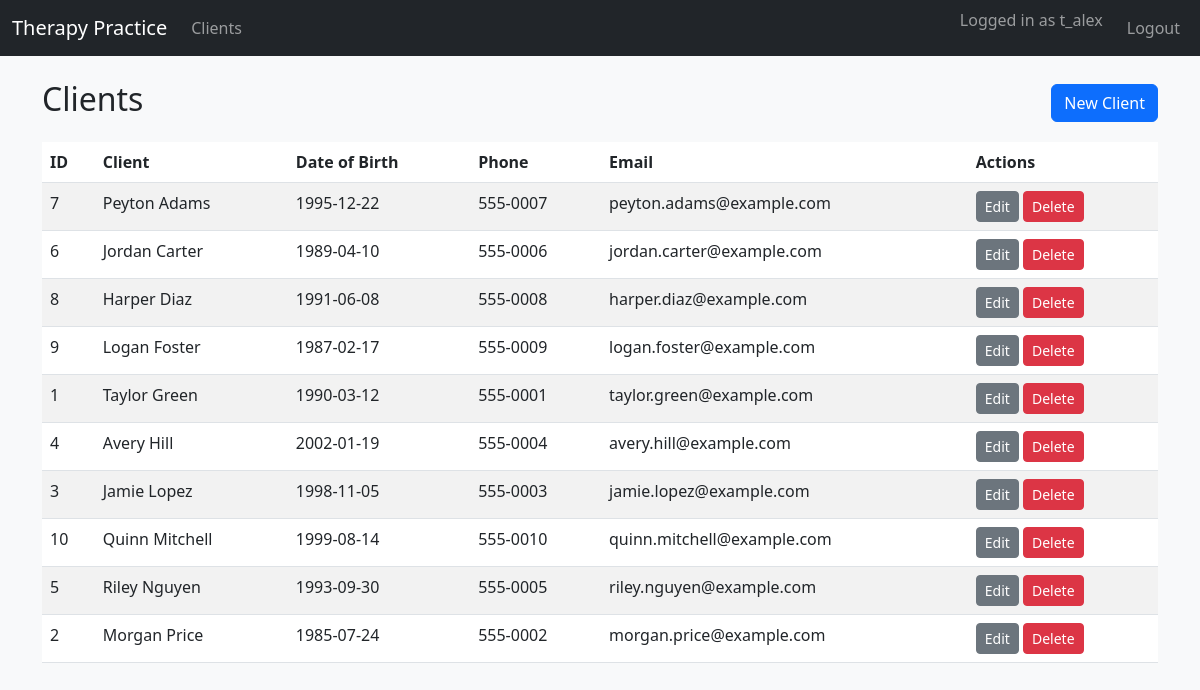
The app's page /clients (signed in) with its own data.
### tables this page shows
CREATE TABLE CLIENTS (
    client_id                INTEGER PRIMARY KEY,
    first_name               TEXT NOT NULL,
    last_name                TEXT NOT NULL,
    date_of_birth            TEXT NOT NULL,
    phone                    TEXT,
    email                    TEXT,
    address                  TEXT,
    emergency_contact_name   TEXT,
    emergency_contact_phone  TEXT
);

### app.py (the view)
@app.route("/clients")
@login_required
def clients_list():
    db = get_db()
    clients = db.execute(
        "SELECT * FROM CLIENTS ORDER BY last_name, first_name"
    ).fetchall()
    return render_template("clients_list.html", clients=clients)

### app.py (called while the page is built)
def get_db():
    if "db" not in g:
        g.db = sqlite3.connect(DATABASE)
        g.db.row_factory = sqlite3.Row
    return g.db

def login_required(view_func):
    from functools import wraps
    @wraps(view_func)
    def wrapped_view(**kwargs):
        if "user_id" not in session:
            return redirect(url_for("login"))
        return view_func(**kwargs)
    return wrapped_view

### templates/clients_list.html
{% extends "base.html" %}
{% block content %}
<div class="d-flex justify-content-between align-items-center mb-3">
  <h2>Clients</h2>
  <a href="{{ url_for('client_create') }}" class="btn btn-primary">New Client</a>
</div>
<table class="table table-striped">
  <thead>
    <tr>
      <th>ID</th>
      <th>Client</th>
      <th>Date of Birth</th>
      <th>Phone</th>
      <th>Email</th>
      <th>Actions</th>
    </tr>
  </thead>
  <tbody>
    {% for c in clients %}
    <tr>
      <td>{{ c.client_id }}</td>
      <td>{{ c.first_name }} {{ c.last_name }}</td>
      <td>{{ c.date_of_birth }}</td>
      <td>{{ c.phone }}</td>
      <td>{{ c.email }}</td>
      <td>
        <a href="{{ url_for('client_edit', client_id=c.client_id) }}" class="btn btn-sm btn-secondary">Edit</a>
        <form action="{{ url_for('client_delete', client_id=c.client_id) }}"
              method="post" style="display:inline"
              onsubmit="return confirm('Delete this client?');">
          <button class="btn btn-sm btn-danger">Delete</button>
        </form>
      </td>
    </tr>
    {% endfor %}
  </tbody>
</table>
{% endblock %}

### templates/base.html (shortened to what this page needs)
<!doctype html>
<html lang="en">
<head>
    <link rel="stylesheet"
          href="https://cdn.jsdelivr.net/npm/bootstrap@5.3.0/dist/css/bootstrap.min.css">
</head>
<body class="bg-light">
<nav class="navbar navbar-expand-lg navbar-dark bg-dark mb-4">
  <div class="container-fluid">
    <a class="navbar-brand" href="{{ url_for('dashboard') }}">Therapy Practice</a>
    <div class="collapse navbar-collapse">
      <ul class="navbar-nav me-auto mb-2 mb-lg-0">
        {% if session.get('user_id') %}
        <li class="nav-item">
          <a class="nav-link" href="{{ url_for('clients_list') }}">Clients</a>
        </li>
        {% endif %}
      </ul>
      <ul class="navbar-nav">
        {% if session.get('user_id') %}
        <li class="nav-item">
          <span class="navbar-text me-3">
            Logged in as {{ session.get('username') }}
          </span>
        </li>
        <li class="nav-item">
          <a class="nav-link" href="{{ url_for('logout') }}">Logout</a>
        </li>
        {% else %}
        <li class="nav-item">
          <a class="nav-link" href="{{ url_for('login') }}">Login</a>
        </li>
        {% endif %}
      </ul>
    </div>
  </div>
</nav>
<div class="container">
    {% block content %}{% endblock %}
</div>
</body>
</html>

### records on screen
CLIENTS: client_id "7", first_name "Peyton", last_name "Adams", date_of_birth "1995-12-22", phone "555-0007", email "peyton.adams@example.com"
CLIENTS: client_id "6", first_name "Jordan", last_name "Carter", date_of_birth "1989-04-10", phone "555-0006", email "jordan.carter@example.com"
CLIENTS: client_id "8", first_name "Harper", last_name "Diaz", date_of_birth "1991-06-08", phone "555-0008", email "harper.diaz@example.com"
CLIENTS: client_id "9", first_name "Logan", last_name "Foster", date_of_birth "1987-02-17", phone "555-0009", email "logan.foster@example.com"
CLIENTS: client_id "1", first_name "Taylor", last_name "Green", date_of_birth "1990-03-12", phone "555-0001", email "taylor.green@example.com"
CLIENTS: client_id "4", first_name "Avery", last_name "Hill", date_of_birth "2002-01-19", phone "555-0004", email "avery.hill@example.com"
CLIENTS: client_id "3", first_name "Jamie", last_name "Lopez", date_of_birth "1998-11-05", phone "555-0003", email "jamie.lopez@example.com"
CLIENTS: client_id "10", first_name "Quinn", last_name "Mitchell", date_of_birth "1999-08-14", phone "555-0010", email "quinn.mitchell@example.com"
CLIENTS: client_id "5", first_name "Riley", last_name "Nguyen", date_of_birth "1993-09-30", phone "555-0005", email "riley.nguyen@example.com"
CLIENTS: client_id "2", first_name "Morgan", last_name "Price", date_of_birth "1985-07-24", phone "555-0002", email "morgan.price@example.com"

### other values on screen
{{ session.get('username') }} "t_alex"
